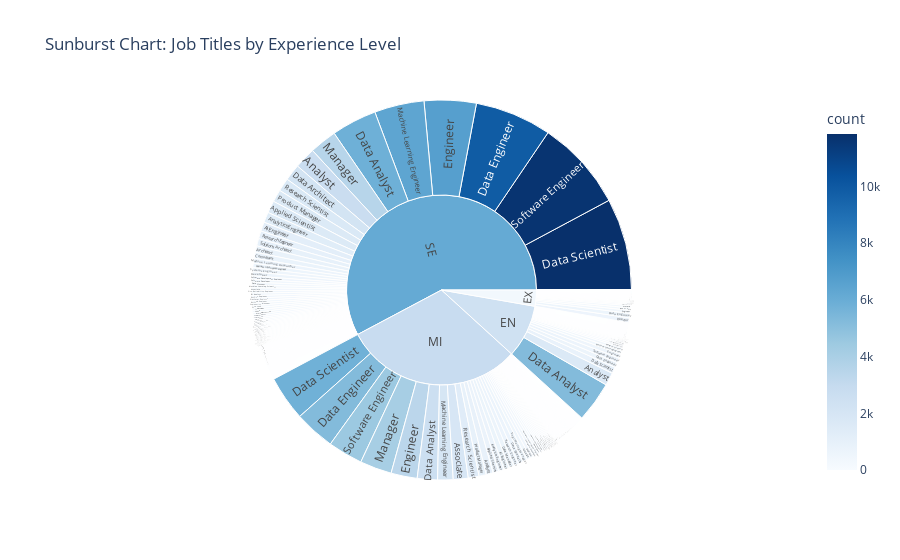

Notebook source saved alongside this figure:
### Markdown cell above
* Sunburst chart of job titles by experience level and job title with Plotly

### Code cell
sunburst_data = df.groupby(['experience_level', 'job_title']).size().reset_index(name='count')
fig = px.sunburst(sunburst_data, path=['experience_level', 'job_title'], values='count',
                  title='Sunburst Chart: Job Titles by Experience Level',
                  color='count', color_continuous_scale='Blues')
fig.write_image('sunburst_plot.png')
from IPython.display import Image, display
display(Image(filename='sunburst_plot.png'))
fig.show()

### Figure 1 — Plotly figure (JSON) as saved in the notebook; plotly's stock layout.template omitted (floating-point values rounded to 4 significant figures; data arrays with more than 128 entries replaced by an {"elided": "..."} marker saying what was removed)
{"data": [{"branchvalues": "total", "customdata": {"elided": "941x1 float values"}, "domain": {"x": [0, 1], "y": [0, 1]}, "hovertemplate": "labels=%{label}<br>count_sum=%{value}<br>parent=%{parent}<br>id=%{id}<br>count=%{color}<extra></extra>", "ids": {"elided": "941 str values"}, "labels": {"elided": "941 str values"}, "marker": {"coloraxis": "coloraxis", "colors": {"elided": "941 float values"}}, "name": "", "parents": {"elided": "941 str values"}, "type": "sunburst", "values": {"elided": "941 float values"}}], "layout": {"coloraxis": {"colorbar": {"title": {"text": "count"}}, "colorscale": [[0, "rgb(247,251,255)"], [0.125, "rgb(222,235,247)"], [0.25, "rgb(198,219,239)"], [0.375, "rgb(158,202,225)"], [0.5, "rgb(107,174,214)"], [0.625, "rgb(66,146,198)"], [0.75, "rgb(33,113,181)"], [0.875, "rgb(8,81,156)"], [1, "rgb(8,48,107)"]]}, "legend": {"tracegroupgap": 0}, "title": {"text": "Sunburst Chart: Job Titles by Experience Level"}}}
